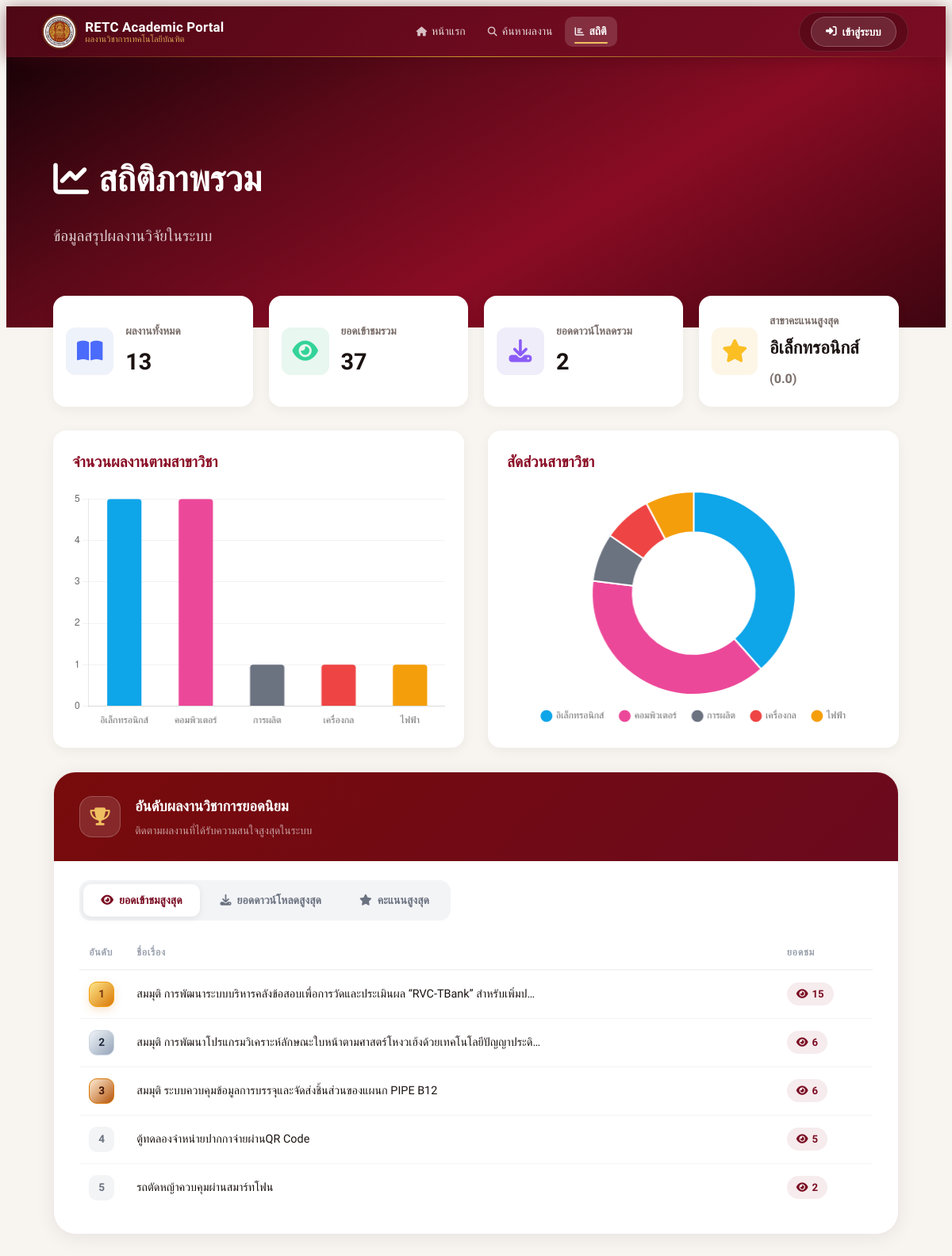
The page /stats/ on the database as committed earlier.
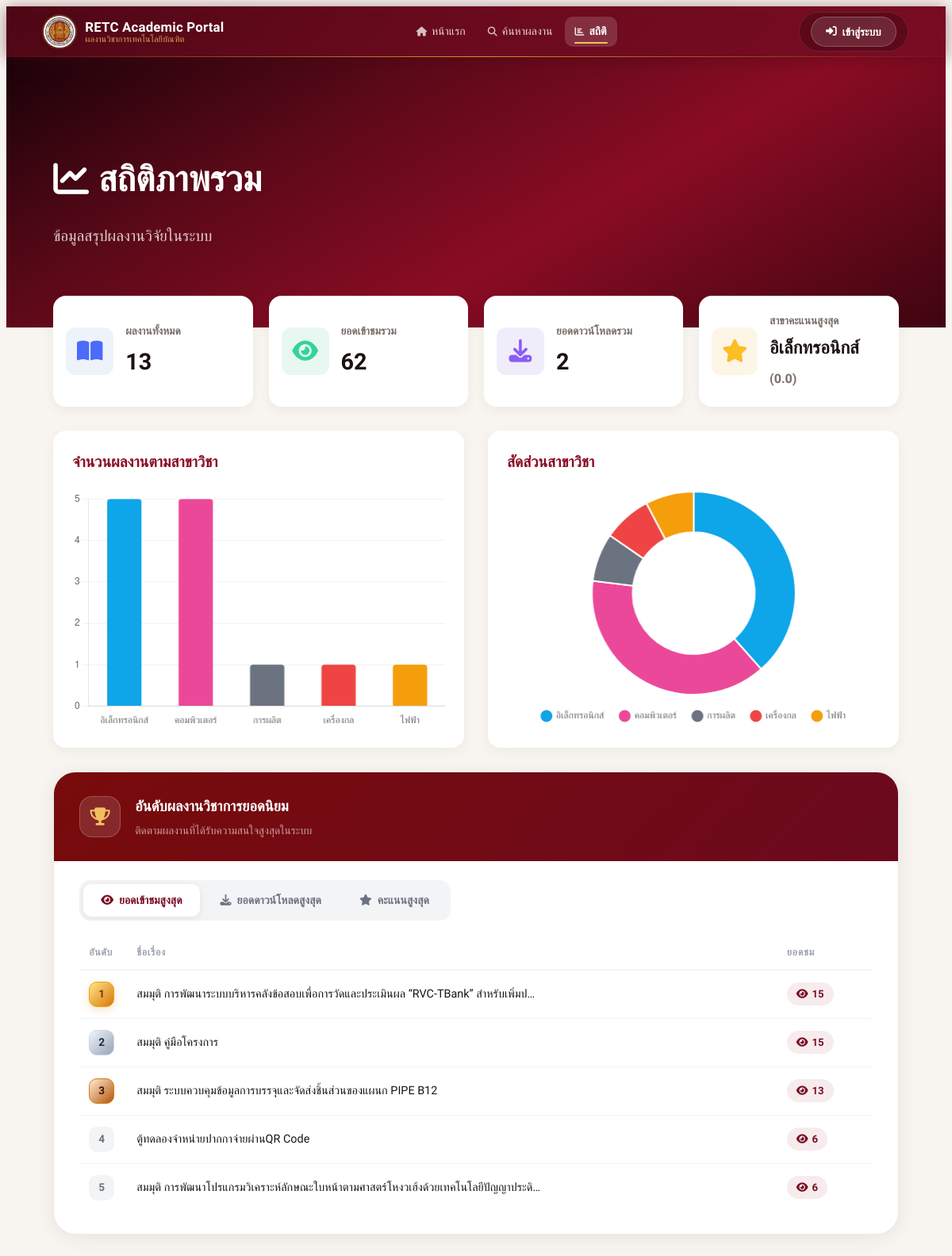
The same page on the database as committed later.
### research/models.py (models this page shows, shortened)
class Project(models.Model):
    DEPARTMENTS = [
        ('EE', 'สาขาเทคโนโลยีไฟฟ้า'),
        ('ET', 'สาขาเทคโนโลยีอิเล็กทรอนิกส์'),
        ('PT', 'สาขาเทคโนโลยีการผลิต'),
        ('MT', 'สาขาเทคโนโลยีเครื่องกล'),
        ('CT', 'สาขาเทคโนโลยีคอมพิวเตอร์'),
    ]
    RESEARCH_TYPES = [
        ('classroom', 'วิจัยในชั้นเรียน'),
        ('r_d', 'วิจัยและพัฒนา (R&D)'),
        ('innovation', 'นวัตกรรมและสิ่งประดิษฐ์'),
        ('survey', 'วิจัยเชิงสำรวจ'),
        ('other', 'อื่นๆ'),
    ]
    title_th = models.CharField(max_length=500, verbose_name="ชื่อผลงานวิจัย (ภาษาไทย)")
    title_en = models.CharField(max_length=500, verbose_name="ชื่อผลงานวิจัย (ภาษาอังกฤษ)", blank=True, null=True)
    department = models.CharField(max_length=2, choices=DEPARTMENTS, default='CT', verbose_name="สาขาวิชา")
    academic_year = models.IntegerField(verbose_name="ปีที่ผลงานวิจัยเสร็จ (พ.ศ.)")
    research_type = models.CharField(max_length=50, choices=RESEARCH_TYPES, default='innovation', verbose_name="ประเภทของงานวิจัย")
    student_name = models.CharField(max_length=255, verbose_name="ชื่อนักวิจัยหลัก")
    researcher_co1 = models.CharField(max_length=255, verbose_name="ชื่อนักวิจัยร่วมคนที่ 1", blank=True, null=True)
    researcher_co2 = models.CharField(max_length=255, verbose_name="ชื่อนักวิจัยร่วมคนที่ 2", blank=True, null=True)
    organization = models.CharField(max_length=255, verbose_name="หน่วยงาน", default="วิทยาลัยเทคนิคร้อยเอ็ด")
    funding_by = models.CharField(max_length=255, verbose_name="ผู้สนับสนุนทุนวิจัย", blank=True, null=True)
    awards = models.TextField(verbose_name="รางวัลที่เคยได้รับ", blank=True, null=True)
    abstract = models.TextField(verbose_name="บทคัดย่อ", blank=True)
    keywords = models.CharField(max_length=255, verbose_name="คำสำคัญ (Keywords)", blank=True)
    background = models.TextField(verbose_name="ความเป็นมา/หลักการและเหตุผล", blank=True)
    objectives = models.TextField(verbose_name="วัตถุประสงค์การวิจัย", blank=True)
    scope = models.TextField(verbose_name="ขอบเขตของการวิจัย", blank=True)
    theory = models.TextField(verbose_name="ทฤษฎีที่ใช้ในการศึกษา/ที่เกี่ยวข้อง", blank=True)
    methodology = models.TextField(verbose_name="วิธีการวิจัย", blank=True)
    results = models.TextField(verbose_name="ผลการวิจัย", blank=True)
    discussion = models.TextField(verbose_name="อภิปรายผล", blank=True)
    suggestions_use = models.TextField(verbose_name="ข้อเสนอแนะในการใช้ประโยชน์", blank=True)
    suggestions_next = models.TextField(verbose_name="ข้อเสนอแนะในการทำวิจัยครั้งต่อไป", blank=True)
    other_info = models.TextField(verbose_name="อื่นๆ", blank=True, null=True)
    pdf_file = models.FileField(
        upload_to='pdfs/',
        verbose_name="ไฟล์ PDF ฉบับเต็ม",
        validators=[FileExtensionValidator(allowed_extensions=['pdf']), validate_file_size],
        null=True, blank=True
    )
    is_approved = models.BooleanField(default=False, verbose_name="อนุมัติการเผยแพร่")
    views_count = models.PositiveIntegerField(default=0, verbose_name="ยอดเข้าชม")
    download_count = models.PositiveIntegerField(default=0, verbose_name="ยอดดาวน์โหลด")
    class Meta:
        verbose_name = "โครงงาน/ผลงานวิชาการ"
        verbose_name_plural = "โครงงาน/ผลงานวิชาการ"
        ordering = ['-academic_year']

### research/views.py (the view)
# urls.py: path('stats/', views.project_stats, name='project_stats'),
def project_stats(request):
    all_projects = Project.objects.filter(is_approved=True)
    g_stats = get_global_stats()
    total_count = f"{g_stats['total_count']:,}"
    total_views = f"{g_stats['total_system_views']:,}"
    total_downloads = f"{g_stats['total_downloads']:,}"
    dept_stats = list(all_projects.values('department').annotate(count=Count('id')).order_by('-count'))
    DEPARTMENTS = dict(Project.DEPARTMENTS)
    major_counts_data = {}
    for d in dept_stats:
        dept_name = DEPARTMENTS.get(d['department'], d['department']).replace('สาขาเทคโนโลยี', '')
        major_counts_data[dept_name] = d['count']
    top_dept_name = '-'
    top_dept_rating = '0.0'
    if dept_stats:
        top_dept_code = dept_stats[0]['department']
        top_dept_name = DEPARTMENTS.get(top_dept_code, top_dept_code).replace('สาขาเทคโนโลยี', '')
        top_dept_avg = Project.objects.filter(department=top_dept_code).aggregate(Avg('ratings__score'))['ratings__score__avg']
        top_dept_rating = f"{top_dept_avg:.1f}" if top_dept_avg else "0.0"
    top_viewed = list(all_projects.order_by('-views_count')[:5].values('id', 'title_th', 'views_count'))
    top_downloaded = list(all_projects.order_by('-download_count')[:5].values('id', 'title_th', 'download_count'))
    top_rated_qs = all_projects.annotate(avg_score=Avg('ratings__score')).filter(avg_score__isnull=False).order_by('-avg_score', '-download_count', '-views_count', '-id')[:5]
    top_rated = []
    for p in top_rated_qs:
        top_rated.append({
            'id': p.id,
            'title_th': p.title_th,
            'score': f"{p.avg_score:.1f}"
        })
    chart_labels = list(major_counts_data.keys())
    chart_data = list(major_counts_data.values())
    return render(request, 'research/stats.html', {
        'total_count': total_count,
        'total_views': total_views,
        'total_downloads': total_downloads,
        'top_dept_name': top_dept_name,
        'top_dept_rating': top_dept_rating,
        'top_viewed': top_viewed,
        'top_downloaded': top_downloaded,
        'top_rated': top_rated,
        'chart_labels': json.dumps(chart_labels),
        'chart_data': json.dumps(chart_data)
    })

### research/views.py (called while the page is built)
def get_global_stats():
    approved = Project.objects.filter(is_approved=True)
    return {
        'total_count': approved.count(),
        'total_system_views': approved.aggregate(total=Sum('views_count'))['total'] or 0,
        'total_downloads': approved.aggregate(total=Sum('download_count'))['total'] or 0,
    }

### research/templates/research/stats.html (shortened to what the changed rows need)
{% extends 'research/base.html' %}
{% load static %}
{% block content %}
<section class="hero-stats">
    <div class="hero-stats-content">
        <h1 class="hero-title"><i class="fas fa-chart-line"></i> สถิติภาพรวม</h1>
    </div>
</section>
<div class="dashboard-container">
    <div class="summary-grid">
        <div class="summary-card">
            <div class="card-info">
                <div class="label">ยอดเข้าชมรวม</div>
                <div class="value">{{ total_views }}</div>
            </div>
        </div>
    </div>
    <div class="ranking-card">
        <div class="ranking-body">
            <div id="view-rank" class="rank-table-wrap active">
                <table>
                    <thead><tr><th width="60">อันดับ</th><th>ชื่อเรื่อง</th><th width="120">ยอดชม</th></tr></thead>
                    <tbody>
                        {% for p in top_viewed %}
                        <tr>
                            <td><span class="rank-num {% if forloop.counter == 1 %}rank-1{% elif forloop.counter == 2 %}rank-2{% elif forloop.counter == 3 %}rank-3{% else %}rank-n{% endif %}">{{ forloop.counter }}</span></td>
                            <td><a href="{% url 'project_detail' p.id %}" style="text-decoration:none; color:inherit;" title="{{ p.title_th }}">{{ p.title_th|truncatechars:80 }}</a></td>
                            <td><span class="count-badge"><i class="fas fa-eye"></i> {{ p.views_count }}</span></td>
                        </tr>
                        {% empty %}
                        <tr><td colspan="3" style="text-align:center; color:gray; padding:20px;">ไม่มีข้อมูล</td></tr>
                        {% endfor %}
                    </tbody>
                </table>
            </div>
        </div>
    </div>
</div>
{% endblock %}

Rows that differ between the two databases and show on the page:
no longer on this page (row unchanged): Project: title_th "รถตัดหญ้าควบคุมผ่านสมาร์ทโฟน", views_count "2"
now on this page (row edited): Project: title_th "สมมุติ คู่มือโครงการ", views_count "15"
changed Project "สมมุติ ระบบควบคุมข้อมูลการบรรจุและจัดส่งชิ้นส่วนของแผนก PIPE B12": views_count "6" → "13"
changed Project "ตู้ทดลองจำหน่ายปากกาจ่ายผ่านQR Code": views_count "5" → "6"
shown differently, row unchanged: Project (number 5 of 5 on the later page): moves down the list
Other text that changed with them:
{{ total_views }}: "37" → "62"
